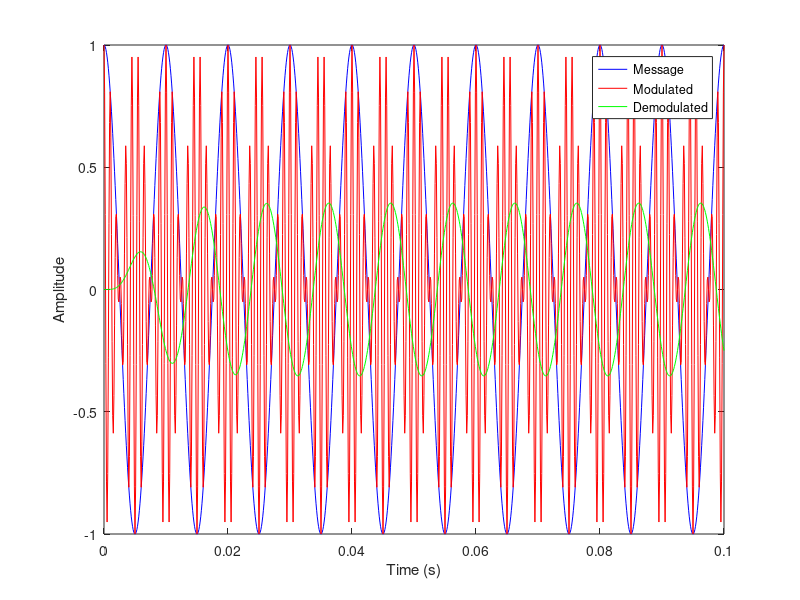

This chart was generated by the following MATLAB code:
fs = 10000;
t = 0:1/fs:0.1;
fc = 1000;
fm = 100;
Am = 1;
Ac = 1;

m = Am*cos(2*pi*fm*t);
c = Ac*cos(2*pi*fc*t);

s = m .* c;

r = s .* c;

[b, a] = butter(5, fm/(fs/2));
m_rec = filter(b, a, r);

plot(t, m, 'b', t, s, 'r', t, m_rec, 'g')
legend('Message', 'Modulated', 'Demodulated')
xlabel('Time (s)')
ylabel('Amplitude')


